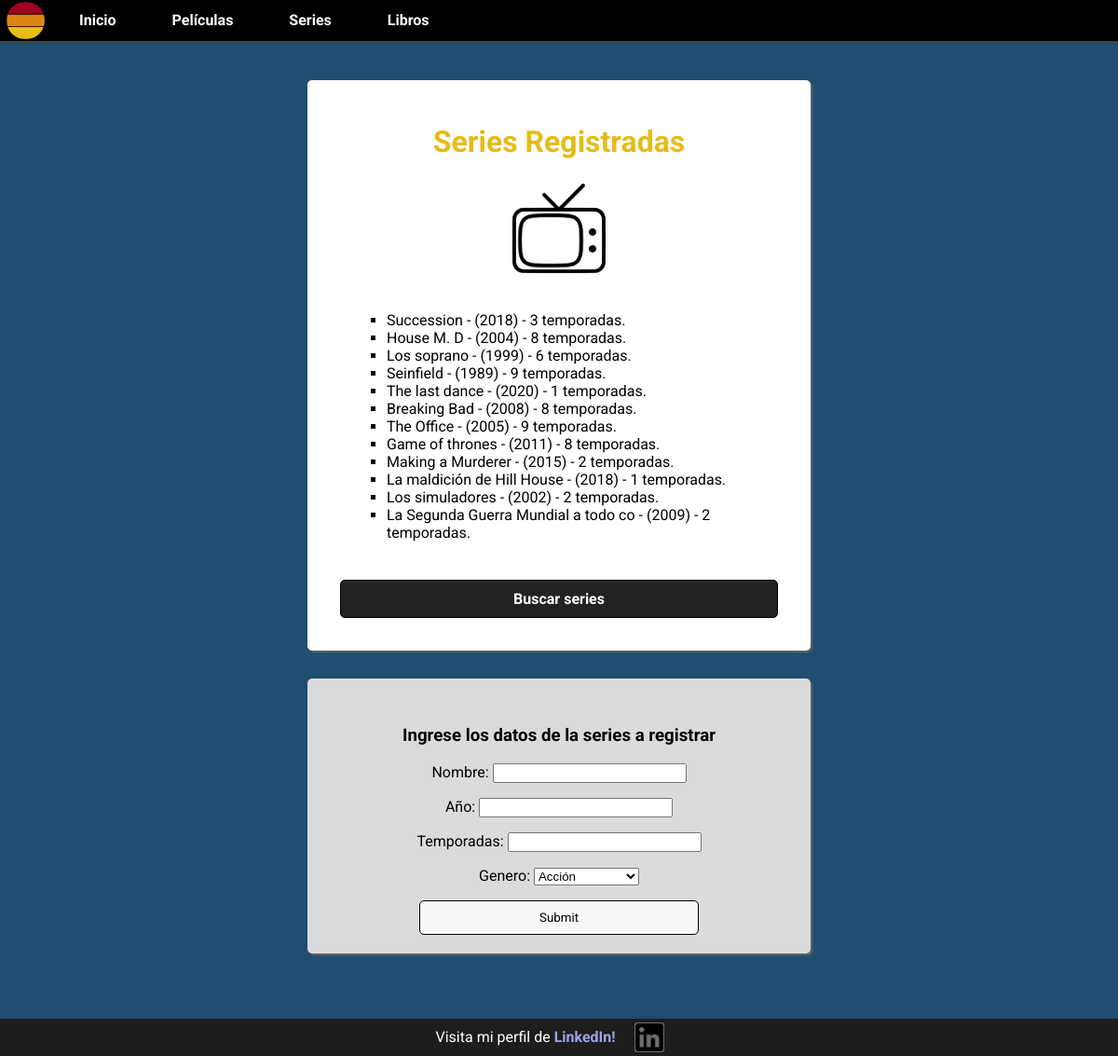
Page /series/inicio/ on the committed database.
### series/models.py (models this page shows)
class Series(models.Model):
    nombre = models.CharField(max_length=35)
    año = models.IntegerField()
    temporadas = models.IntegerField()
    genero = models.CharField(max_length=35)
    def __str__(self):
        return f'{self.nombre} - ({self.año}) - {self.temporadas} temporadas.'

### series/views.py (the view, shortened to what this page needs)
# urls.py: path('series/', include('series.urls')),
def series(request):
    listado_series = Series.objects.filter()
    form_series = SeriesFormulario()
    return render(request, 'series.html', {'form_series':form_series, 'listado_series':listado_series})

### series/forms.py
class SeriesFormulario(forms.Form):
    nombre = forms.CharField(max_length=35)
    año = forms.IntegerField()
    temporadas = forms.IntegerField()
    genero = forms.ChoiceField(choices = choices)

### series/templates/series.html (shortened to what this page needs)
{% extends "inicio.html" %}
{% load static %}
{% block series %}
    <div class='seccion'>
        <div class='contenedor-titulo'>
            <h2 class='titulo-sección titulo-series' >Series Registradas</h2>
            <img class='logo-seccion' src={% static "img\series.png" %} alt="">
        </div>
        <div class='contenedor-listado'>
            <ul class='lista-elementos'>
                {% for series in listado_series %}
                    <li>{{series}}</li>
                {% endfor %}
            </ul>
        </div>
        <a class='boton-custom-2' href={% url 'buscador_series' %}>Buscar series</a>
    </div>
    <div class='seccion-form'>
    <div class='contenedor-formulario'>
        <h3>Ingrese los datos de la series a registrar</h3>
        <form action={% url 'series' %} method='post'>
            {{form_series.as_p}}
            <input class='form-button' type="submit" placeholder='ENV'>
        </form>
    </div>
    </div>
{% endblock series %}

### index/static/css/style.css (style rules this page uses)
html { min-height: 100vh; position: relative; }
body { font-family: 'Roboto', serif; background-color: #1F4E70; margin: 0; padding: 0; margin-bottom: 60px; }
.logo-seccion { max-width: 100px; transition: transform 1s; }
.contenedor-titulo { display: flex; flex-direction: column; align-items: center; align-content: center; }
.titulo-sección { font-size: 32px; color: rgb(133, 133, 133); font-weight: bold; }
.lista-elementos { list-style:square; }
.titulo-series { color: #E5BC18; }
.seccion { max-width: 500px; background-color: #fff; margin: auto; padding: 20px; border-radius: 5px; margin-top: 30px; box-shadow: 2px 2px 2px #666; transition: all 1s; }
.seccion-form { max-width: 500px; background-color: rgb(219, 219, 219); margin: auto; padding: 20px; border-radius: 5px; margin-top: 30px; box-shadow: 2px 2px 2px #666; transition: all 1s; }
.contenedor-listado { display: flex; justify-content: center; margin: 25px; }
.contenedor-formulario { text-align: center; margin-top: 30px; }
.contenedor-formulario input { min-width: 200px; }
.form-button { padding: 10px 25px; font-family: Roboto, 'Courier New', Courier, monospace; border-radius: 5px; width: 300px; border: none; cursor: pointer; background-color: #f8f8f8; border: 1px solid black; }
.boton-custom-2 { display: block; text-align: center; text-decoration: none; margin: 15px; border: 1px solid black; padding: 10px; border-radius: 5px; background-color: #222; color: #fff; font-weight: bold; }

### rows in the picture
Series: nombre+año+temporadas "Succession - (2018) - 3 temporadas."
Series: nombre+año+temporadas "House M. D - (2004) - 8 temporadas."
Series: nombre+año+temporadas "Los soprano - (1999) - 6 temporadas."
Series: nombre+año+temporadas "Seinfield - (1989) - 9 temporadas."
Series: nombre+año+temporadas "The last dance - (2020) - 1 temporadas."
Series: nombre+año+temporadas "Breaking Bad - (2008) - 8 temporadas."
Series: nombre+año+temporadas "The Office - (2005) - 9 temporadas."
Series: nombre+año+temporadas "Game of thrones - (2011) - 8 temporadas."
Series: nombre+año+temporadas "Making a Murderer - (2015) - 2 temporadas."
Series: nombre+año+temporadas "La maldición de Hill House - (2018) - 1 temporadas."
Series: nombre+año+temporadas "Los simuladores - (2002) - 2 temporadas."
Series: nombre+año+temporadas "La Segunda Guerra Mundial a todo co - (2009) - 2 temporadas."
